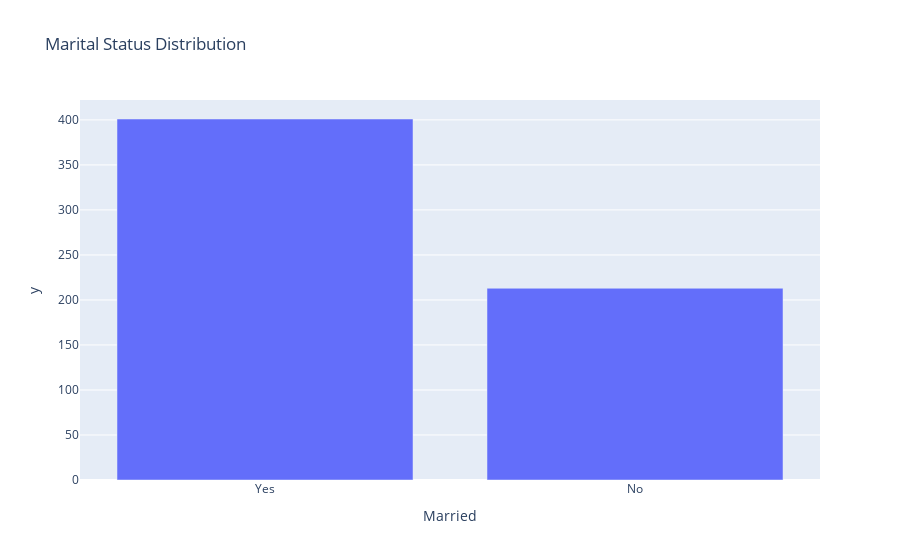

Write notebook code for a chart like this one.
### Markdown cell above
Now lets have a look at marital status column:

### Code cell
married_status= df['Married'].value_counts()
fig_married = px.bar(married_status,
                     x = married_status.index,
                     y = married_status.values,
                      title= 'Marital Status Distribution')
fig_married.show()

### Figure 1 — Plotly figure (JSON) as saved in the notebook; plotly's stock layout.template omitted (floating-point values rounded to 4 significant figures)
{"data": [{"alignmentgroup": "True", "hovertemplate": "Married=%{x}<br>y=%{y}<extra></extra>", "legendgroup": "", "marker": {"color": "#636efa", "pattern": {"shape": ""}}, "name": "", "offsetgroup": "", "orientation": "v", "showlegend": false, "textposition": "auto", "type": "bar", "x": ["Yes", "No"], "xaxis": "x", "y": [401, 213], "yaxis": "y"}], "layout": {"barmode": "relative", "legend": {"tracegroupgap": 0}, "title": {"text": "Marital Status Distribution"}, "xaxis": {"anchor": "y", "domain": [0, 1], "title": {"text": "Married"}}, "yaxis": {"anchor": "x", "domain": [0, 1], "title": {"text": "y"}}}}
